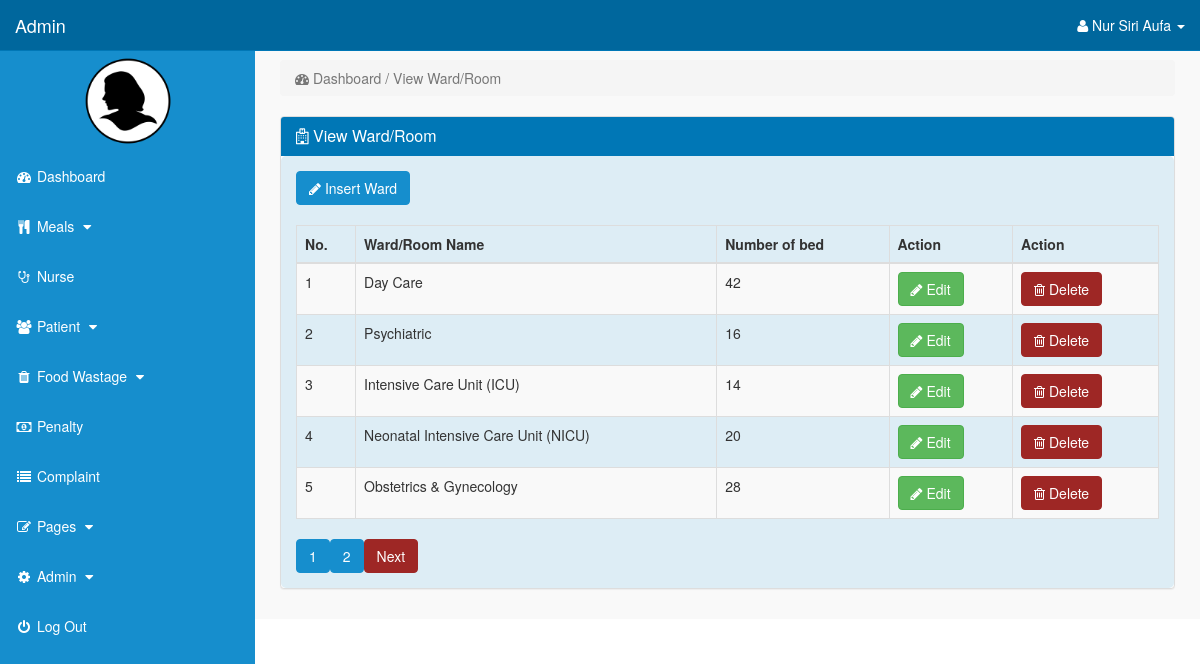
Page /admin/index.php?view_ward=1 (signed in) on the committed database.
### tables this page shows
CREATE TABLE `ward` (
  `ward_id` int(11) NOT NULL,
  `patient_ward` text NOT NULL,
  `no_beds` int(11) NOT NULL
);

### admin/view_ward.php (the view, shortened to what this page needs)
<?php
	if(!isset($_SESSION['admin_email'])){
	echo "<script>window.open('login.php','_self')</script>";
	}
	else {
		if(isset($_GET['view_ward'])){
			$page = $_GET['view_ward'];
		}
	else {
		$page = 1;
	}
?>
<div class="row">
	<div class="col-lg-12">
		<ol class="breadcrumb">
			<li class="active">
				<i class="fa fa-dashboard"></i> Dashboard / View Ward/Room
			</li>
		</ol>
	</div>
</div>
<div class="row">
	<div class="col-lg-12">
		<div class="panel panel-default">
			<div class="panel-heading">
				<h3 class="panel-title">
					<i class="fa fa-hospital-o"> </i> View Ward/Room
				</h3>
			</div>
						<div class="panel-body">
						<form class="form-inline" method="POST" action="">
									<div class="input-group col-md-3">
										<a href="index.php?insert_ward" type="button" class="btn btn-primary"><i class="fa fa-pencil"></i> Insert Ward</a>
									</div>
						</form>
						<br>
						<div class="table-responsive">
							<table class="table table-bordered table-hover table-striped">
								<thead>
									<tr>
										<th>No.</th>
										<th>Ward/Room Name</th>
										<th>Number of bed</th>
										<th>Action</th>
										<th>Action</th>
									</tr>
								</thead>
								<tbody>
								<?php
									$num_per_page = 5;
									$start_from = ($page - 1)*05;
									$i= $start_from;
									$get_ward = "select * from ward order by ward_id desc limit $start_from, $num_per_page";
									$run_ward = mysqli_query($con,$get_ward);
										while($row_ward = mysqli_fetch_array($run_ward)){
									$ward_id = $row_ward['ward_id'];
									$patient_ward = $row_ward['patient_ward'];
									$no_beds = $row_ward['no_beds'];
									$i++;
								?>
								<tr>
									<td> <?php echo $i; ?> </td>
									<td> <?php echo $patient_ward; ?> </td>
									<td> <?php echo $no_beds; ?> </td>
									<td>
										<a href="index.php?edit_ward=<?php echo $ward_id; ?>">
										<button class="btn btn-success"><i class="fa fa-pencil"></i> Edit</button>
										</a>
									</td>
									<td>
										<a href="index.php?delete_ward=<?php echo $ward_id; ?>">
										<button class="btn btn-danger"><i class="fa fa-trash-o" ></i> Delete</button>
										</a>
									</td>
								</tr>
								<?php
									}
								?>
						</tbody>
					</table>
					<?php
							$get_page = "select * from ward";
							$run_page = mysqli_query($con,$get_page);
							$total_record = mysqli_num_rows($run_page);
							$total_page = ceil($total_record/$num_per_page);
								for ($i=1;$i<$total_page;$i++){
									echo "<a href='index.php?view_ward=".$i."'class='btn btn-primary'>$i</a>";
									}
								if ($i>$page){
									echo "<a href='index.php?view_ward=".($page + 1)."'class='btn btn-danger'>Next</a>";
								}
						?>
				</div>
			</div>
		</div>
	</div>
</div>
<?php
	}
?>

### admin/includes/sidebar.php (shortened to what this page needs)
<?php
	if(!isset($_SESSION['admin_email'])){
		echo "<script>window.open('login.php','_self')</script>";
	}
		else {
?>
	<nav class="navbar navbar-inverse navbar-fixed-top" >
		<div class="navbar-header" >
				<a class="navbar-brand" href="index.php?dashboard">Admin</a>
		</div>
		<ul class="nav navbar-right top-nav" >
			<li class="dropdown" >
				<a href="#" class="dropdown-toggle" data-toggle="dropdown" >
					<i class="fa fa-user" ></i>
						<?php echo $admin_fname; ?> <b class="caret" ></b>
				</a>
</li>
</ul>
	<div class="collapse navbar-collapse navbar-ex1-collapse">
		<ul class="nav navbar-nav side-nav">
	<center>
		<img src="admin_image/<?php echo $admin_image; ?>" width="100" height="100" >
		</center>
	<li>
		<a href="index.php?dashboard">
			<i class="fa fa-fw fa-dashboard"></i> Dashboard
		</a>
	</li>
	<li>
		<a href="#" data-toggle="collapse" data-target="#meals">
			<i class="fa fa-fw fa-cutlery""></i> Meals
				<i class="fa fa-fw fa-caret-down"></i>
	</a>
	</li>
	<li>
		<a href="index.php?view_nurse">
			<i class="fa fa-fw fa-stethoscope"></i> Nurse
		</a>
	</li>
	<li>
		<a href="#" data-toggle="collapse" data-target="#patient">
			<i class="fa fa-fw fa-users"></i> Patient
			<i class="fa fa-fw fa-caret-down"></i>
		</a>
	</li>
	<li>
		<a href="#" data-toggle="collapse" data-target="#food_wastage">
			<i class="fa fa-fw fa-trash"></i> Food Wastage
			<i class="fa fa-fw fa-caret-down"></i>
		</a>
	</li>
	<li>
		<a href="index.php?view_penalty=1">
			<i class="fa fa-fw fa-money"></i> Penalty
		</a>
	</li>
	<li>
		<a href="index.php?view_complaint=1">
			<i class="fa fa-fw fa-list"></i> Complaint
		</a>
	</li>
	<li>
		<a href="#" data-toggle="collapse" data-target="#pages">
			<i class="fa fa-fw fa-edit"> </i> Pages
			<i class="fa fa-fw fa-caret-down"></i>
		</a>
	</li>
	<li>
		<a href="#" data-toggle="collapse" data-target="#admin">
			<i class="fa fa-fw fa-gear"></i> Admin
			<i class="fa fa-fw fa-caret-down"></i>
		</a>
	</li>
	<li>
		<a href="logout.php">
			<i class="fa fa-fw fa-power-off"></i> Log Out
		</a>
	</li>
		</ul>
	</div>
</nav>
<?php
	}
?>

### admin/css/style.css (style rules this page uses)
body { margin-top:100px; }
@media (min-width: 768px) { body { margin-top:50px; } }
.top-nav { padding:0 15px; }
.top-nav>li { display:inline-block; float:left; }
.top-nav>li>a { padding-top:15px; padding-bottom:15px; line-height:20px; color:white; }
@media (min-width: 768px) { .side-nav { position:fixed; top:51px; width:255px; border-radius:0; overflow-y:auto; background-color: #168ecd; bottom:0; overflow-x:hidden; padding-bottom:40px; } }
@media (min-width: 768px) { .side-nav>li>a { width:255px; } }
.panel-body { border-radius:5px; background-color: #ddedf5 }

### rows in the picture
ward: patient_ward "Day Care", no_beds "42"
ward: patient_ward "Psychiatric", no_beds "16"
ward: patient_ward "Intensive Care Unit (ICU)", no_beds "14"
ward: patient_ward "Neonatal Intensive Care Unit (NICU)", no_beds "20"
ward: patient_ward "Obstetrics & Gynecology", no_beds "28"

### other values in the picture
$admin_fname "Nur Siri Aufa"
